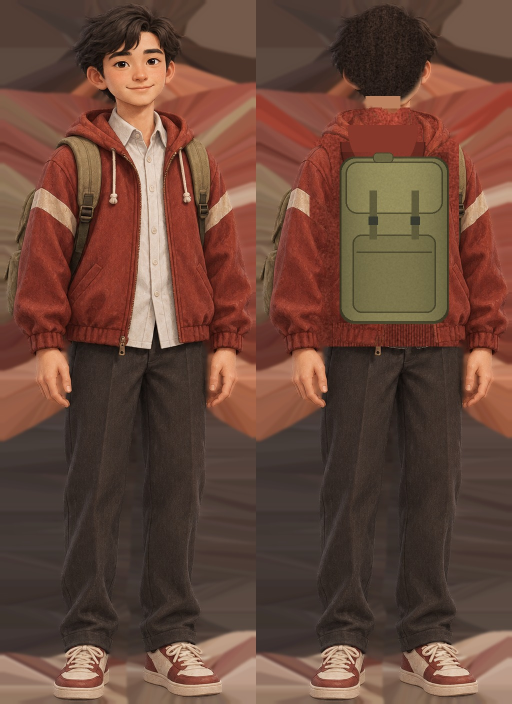
#> input picture character.jpg, 1024 x 1408 px (shown at 1/2 size)
$ python -i tex4.py   (imports and definitions only)
#> lines starting #> are read from the running program, lines starting #| are printed output that depends on the picture
# Ảnh phủ nhân vật bốn mặt (2048×1408): bốn ô 512 px theo thứ tự trước, sau, phải, trái.
# Mỗi tranh được tách nền, rồi co giãn từng hàng ngang cho viền hình trùng với viền của mô hình 3D nhìn từ đúng hướng đó
# (các tranh do AI vẽ nên dáng không khớp tuyệt đối với mô hình); vùng ngoài viền kéo màu mép ra để không lem nền.
# Chạy: python3 tex4.py <character.npz: P, I> <trước.png> <sau.png> <phải.png (mặt quay sang phải)> <trái.png> <character.jpg ra>
import sys, numpy as np
from PIL import Image, ImageDraw
from scipy import ndimage as ndi
# [1 line that did not run here, left out]
# [1 line that did not run here, left out]
def mesh_extent(view):                # viền mô hình theo từng hàng của ô ảnh, tính bằng tỉ lệ 0..1 trong khung bao
    ax = 0 if view < 2 else 2; f = (P[:, ax] - mn[ax]) / (mx[ax] - mn[ax]); f = 1 - f if view in (1, 3) else f
    y = (1 - (P[:, 1] - mn[1]) / (mx[1] - mn[1])) * (FH - 1); im = Image.new('L', (FW, FH), 0); d = ImageDraw.Draw(im)
    for t in I: d.polygon([(f[k] * (FW - 1), y[k]) for k in t], fill=255)
    return np.array(im) > 0
def cut(path):                        # tách nền: nền trong suốt sẵn, hoặc nền xám liền với mép ảnh
#> called with path = '../../character.jpg'
    im = Image.open(path)
#> im is the input picture: PIL image 1024x1408 RGB; mean R, G, B 104.9, 71.7, 58.5
    if im.mode == 'RGBA': a = np.array(im); return a[:, :, :3].astype(np.float32), a[:, :, 3] > 100
    a = np.array(im.convert('RGB')).astype(np.float32); bg = np.median(np.concatenate([a[:8].reshape(-1, 3), a[:, :8].reshape(-1, 3), a[:, -8:].reshape(-1, 3)]), 0)
#> after `bg = np.median(np.concatenate([a[:8].reshape(-1, 3), a[:, :8].reshape(`: bg = [101, 69, 58]
    near = (np.abs(a - bg).max(2) < 15) & ((a.max(2) - a.min(2)) < 14); lab, n = ndi.label(near); edge = np.unique(np.concatenate([lab[0], lab[-1], lab[:, 0], lab[:, -1]]))
#> after `near = (np.abs(a - bg).max(2) < 15) & (a.max(2) - a.min(2) < 14)`: near: shape (1408, 1024) bool; every value is 0
#> after `lab, n = ndi.label(near)`: lab: shape (1408, 1024) int32; every value is 0
#> after `lab, n = ndi.label(near)`: n = 0
#> after `edge = np.unique(np.concatenate([lab[0], lab[-1], lab[:, 0], lab[:, -1`: edge = [0]
    fg = ~np.isin(lab, edge[edge > 0]); fg = ndi.binary_opening(fg, iterations=2); l2, n2 = ndi.label(fg); big = np.argmax(ndi.sum(fg, l2, range(1, n2 + 1))) + 1
#> after `fg = ~np.isin(lab, edge[edge > 0])`: fg: shape (1408, 1024) bool; every value is 1
#> after `fg = ndi.binary_opening(fg, iterations=2)`:
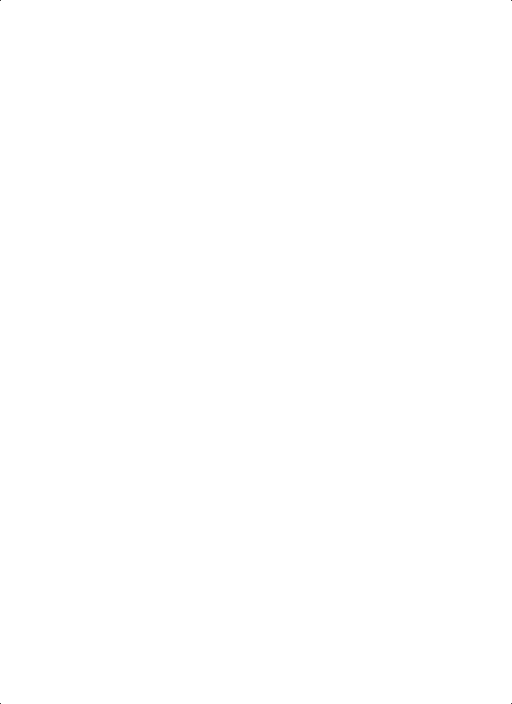
#> fg: shape (1408, 1024) bool (shown at 1/2 size); 100% white; black in thin lines or dots
#> after `l2, n2 = ndi.label(fg)`: l2: shape (1408, 1024) int32; values 0 (black) and 1 (white), 100% white; black in thin lines or dots
#> after `l2, n2 = ndi.label(fg)`: n2 = 1
#> after `big = np.argmax(ndi.sum(fg, l2, range(1, n2 + 1))) + 1`: big = 1
    holes = ndi.binary_fill_holes(l2 == big) & ~(l2 == big); hl, hn = ndi.label(holes); keep = np.zeros_like(holes)       # lỗ nhỏ trong hình (đốm sáng trên vải) thì lấp, khe hở lớn (giữa hai chân, giữa tay và thân) thì để là nền
#> after `hl, hn = ndi.label(holes)`: hn = 0
    for k in range(1, hn + 1):
        if (hl == k).sum() < 250: keep |= hl == k
    return a, ndi.binary_erosion((l2 == big) | keep, iterations=2)
def rows(mask):                       # mép trái, phải của hình theo từng hàng (đã làm mượt), NaN ở hàng trống
    any_ = mask.any(1); lo = np.where(any_, mask.argmax(1), np.nan).astype(float); hi = np.where(any_, mask.shape[1] - 1 - mask[:, ::-1].argmax(1), np.nan).astype(float)
    ok = np.where(any_)[0]; idx = np.arange(len(lo)); lo = np.interp(idx, ok, lo[ok]); hi = np.interp(idx, ok, hi[ok])
    return ndi.uniform_filter1d(lo, 9), ndi.uniform_filter1d(hi, 9)
out = np.zeros((H, PW * 4, 3), np.float32)
# [15 lines not run here, left out]

>>> result = cut('../../character.jpg')
